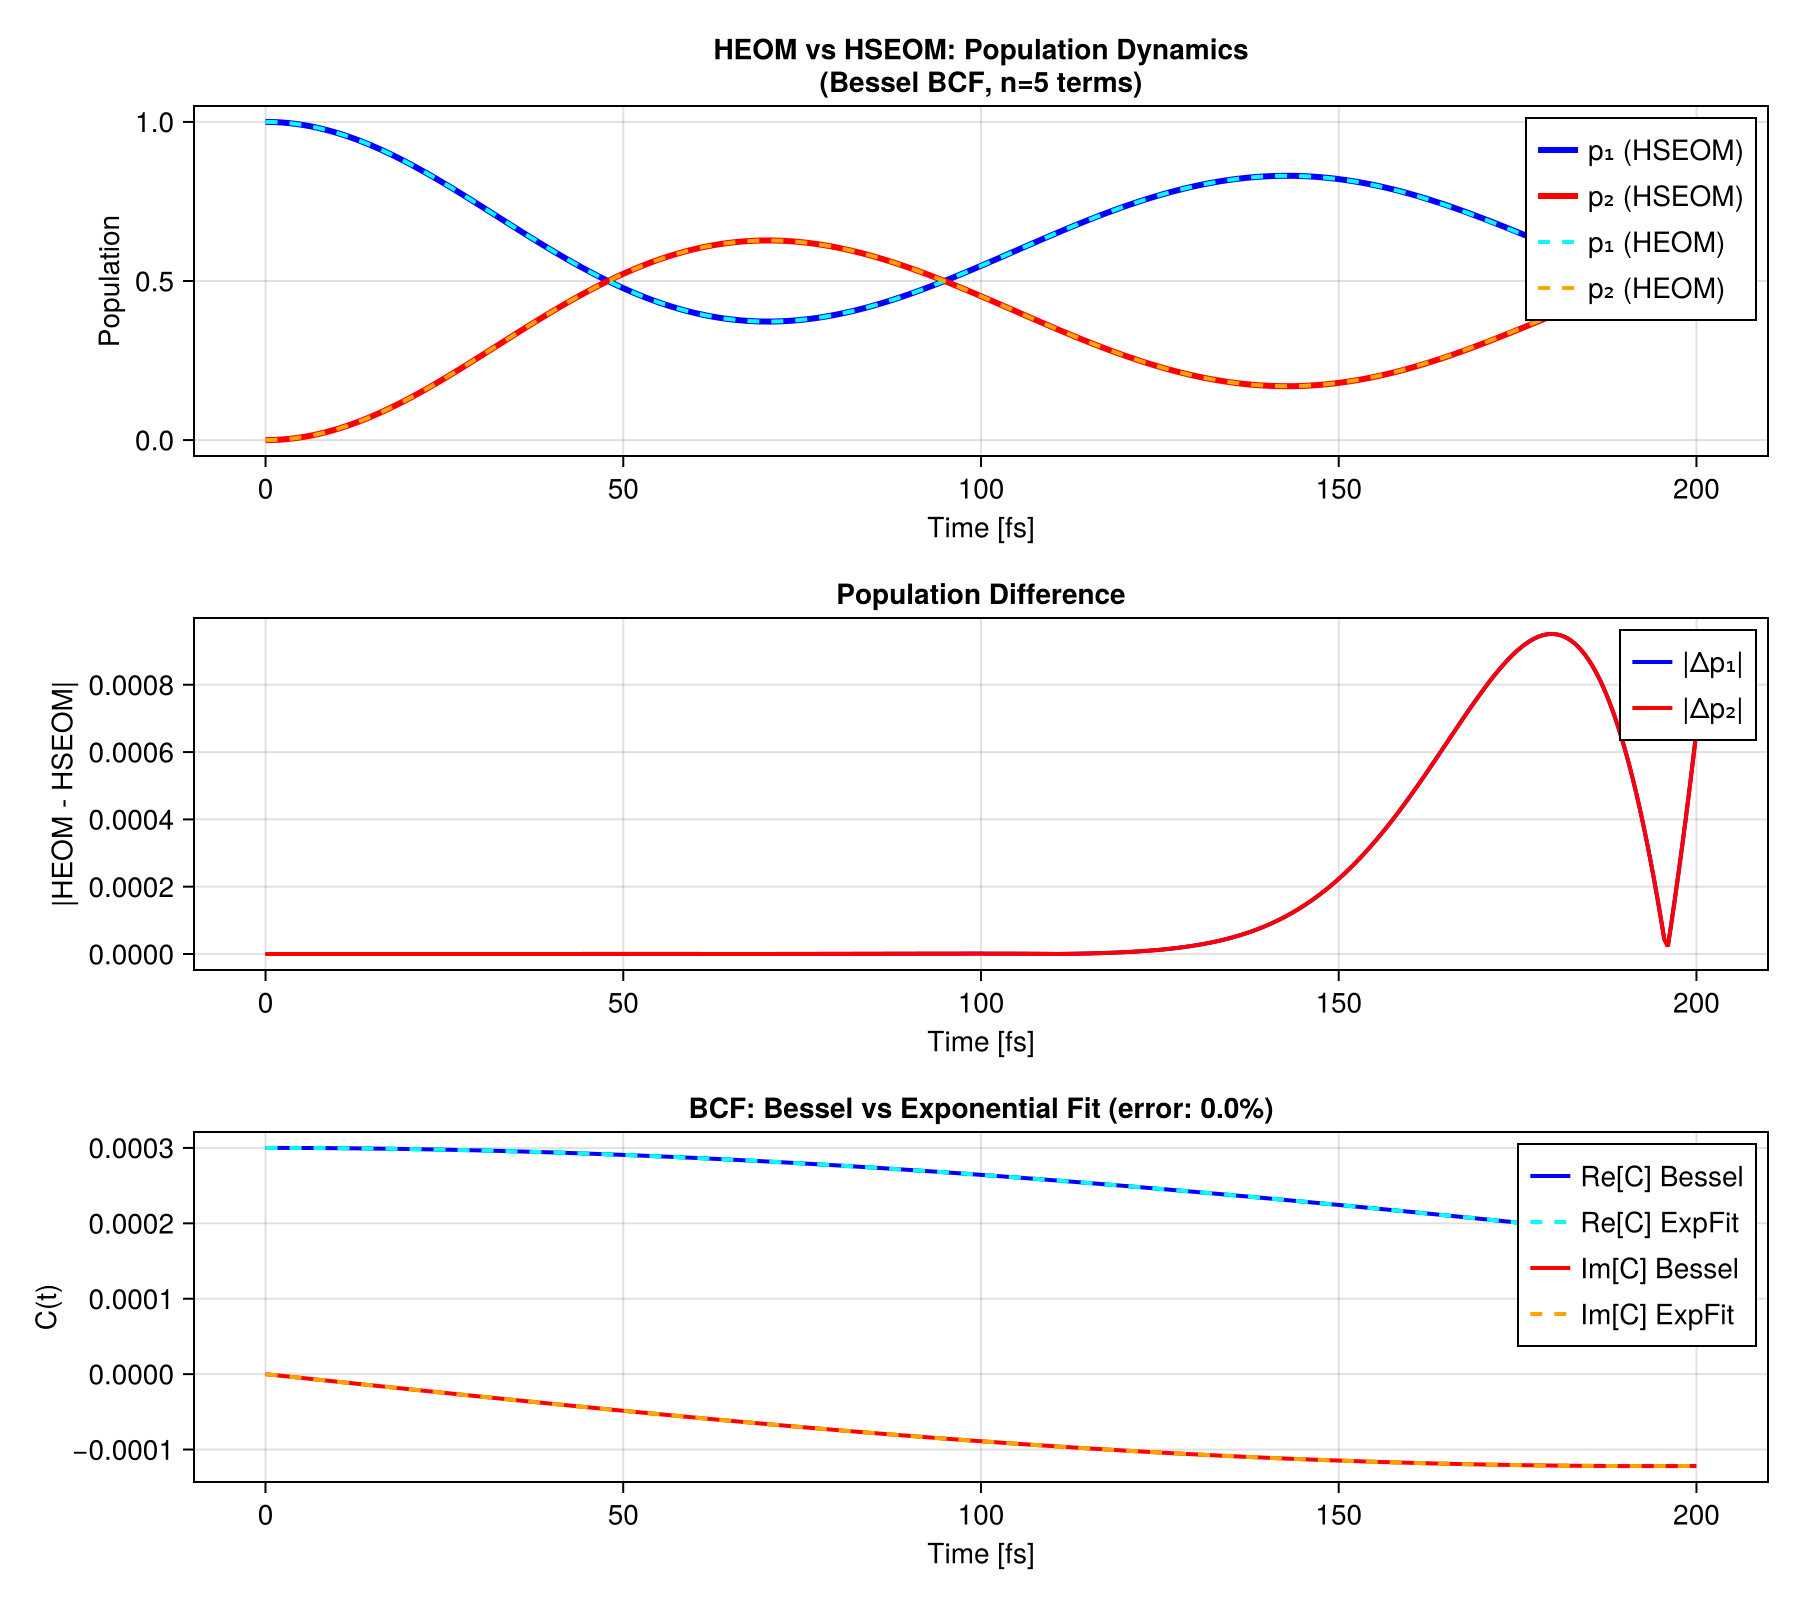

This figure's Julia source:
"""
HEOM vs HSEOM Comparison Test

Test using a manually defined Bessel sum BCF:
- HSEOM: Direct Bessel expansion C(t) = Σₖ cₖ Jₖ(Ωt)
- HEOM: Exponential fit of the same BCF

This validates HSEOM implementation by comparing with HEOM.
"""

using KaisouEOM
using KaisouEOM: icm2ifs
using SpecialFunctions: besselj
using ExpFit
using LinearAlgebra
using Statistics
using CairoMakie

println("=" ^ 60)
println("HEOM vs HSEOM Comparison Test")
println("(Bessel BCF vs Exponential Fit)")
println("=" ^ 60)

# =============================================
# Parameters
# =============================================
NL = 2           # 2-level system
Δ = 100.0        # Tunneling [cm⁻¹]

# Bessel BCF parameters
n_bessel = 5     # Number of Bessel terms
Ω = 0.01         # Bessel argument scale [1/fs]

# HEOM fit parameters
n_exp = 4        # Exponential terms for HEOM fit

println("\nParameters:")
println("  NL = $NL")
println("  Δ = $Δ cm⁻¹")
println("  n_bessel (HSEOM) = $n_bessel")
println("  Ω = $Ω [1/fs]")
println("  n_exp (HEOM fit) = $n_exp")

# =============================================
# Define Bessel BCF: C(t) = Σₖ cₖ Jₖ(Ωt)
# =============================================
println("\n" * "=" ^ 60)
println("1. Defining Bessel BCF")
println("=" ^ 60)

# Simple coefficients (make them decay with k for physical reasonableness)
c_bessel = ComplexF64[
    0.0003 + 0.0000im,    # c₀
    0.0000 - 0.0002im,   # c₁
    0.0003 + 0.0000im,   # c₂
    0.0000 - 0.00005im,  # c₃
    0.0001 + 0.0000im,  # c₄
]

# BCF function
function bcf_bessel(t)
    C = zero(ComplexF64)
    for k in 1:n_bessel
        C += c_bessel[k] * besselj(k-1, Ω * t)  # J_{k-1}(Ωt), k=1→J₀
    end
    return C
end

println("\nBessel coefficients cₖ:")
for k in 1:n_bessel
    println("  c[$k] = $(c_bessel[k])")
end

# D matrix for Bessel expansion: ∂ₜJₖ(Ωt) = Ω/2 * (Jₖ₋₁ - Jₖ₊₁)
# So D is tridiagonal with D[k,k-1] = +Ω/2, D[k,k+1] = -Ω/2
D_bessel = zeros(ComplexF64, n_bessel, n_bessel)
for k in 1:n_bessel
    if k > 1
        D_bessel[k, k-1] = Ω / 2
    end
    if k < n_bessel
        D_bessel[k, k+1] = -Ω / 2
    end
end
# Special case for k=0 (first row): ∂ₜJ₀ = -Ω*J₁
D_bessel[1, 2] = -Ω

println("\nD matrix (Bessel):")
display(D_bessel)

# φₖ(0) = Jₖ(0) = δₖ₀
phi0_bessel = zeros(ComplexF64, n_bessel)
phi0_bessel[1] = 1.0  # J₀(0) = 1

println("\nphi0 (Bessel initial values):")
println("  ", phi0_bessel)

# Test BCF at t=0
println("\nBCF at t=0: C(0) = $(bcf_bessel(0.0))")
println("  (should equal c[1] since J₀(0)=1, Jₖ(0)=0 for k>0)")

# =============================================
# HEOM: Exponential fit of Bessel BCF
# =============================================
println("\n" * "=" ^ 60)
println("2. Exponential Fit for HEOM")
println("=" ^ 60)

# Fit BCF with exponentials
t_fit_max = 300.0
nsamples = 300

# Fit real and imaginary parts separately
bcf_re(t) = real(bcf_bessel(t))
bcf_im(t) = imag(bcf_bessel(t))

fit = expfit(bcf_bessel, 0.01, t_fit_max, nsamples, n_exp)
#fit_im = expfit(bcf_im, 0.01, t_fit_max, nsamples, n_exp)

# Combine into HEOM format
γ_heom = ComplexF64[]
c_heom = ComplexF64[]

for i in 1:length(fit.coeff)
    push!(γ_heom, fit.expon[i])
    push!(c_heom, fit.coeff[i])
end
#for i in 1:length(fit_im.coeff)
#    push!(γ_heom, fit_im.expon[i])
#    push!(c_heom, fit_im.coeff[i] * 1.0im)
#end

nterms_heom = length(γ_heom)

println("\nExponential fit results:")
println("  Number of terms: $nterms_heom")
for k in 1:nterms_heom
    println("    γ[$k] = $(round(γ_heom[k], sigdigits=4)), c[$k] = $(round(c_heom[k], sigdigits=4))")
end

# Check fit quality
function bcf_exp(t)
    C = zero(ComplexF64)
    for k in 1:nterms_heom
        C += c_heom[k] * exp(-γ_heom[k] * t)
    end
    return C
end

t_test = range(0.01, 200.0, length=100)
C_bessel = [bcf_bessel(t) for t in t_test]
C_exp = [bcf_exp(t) for t in t_test]
fit_error = norm(C_exp .- C_bessel) / norm(C_bessel)

println("\nBCF fit error: $(round(fit_error * 100, digits=3))%")

# =============================================
# System Setup
# =============================================
println("\n" * "=" ^ 60)
println("3. Building Systems")
println("=" ^ 60)

H = ComplexF64[0 Δ; Δ 0] * icm2ifs  # [1/fs]
V = ComplexF64[1 0; 0 -1]           # σz coupling

ndepth = 10

# ----- HSEOM Setup -----
println("\nHSEOM Setup:")
expon_hseom = zeros(ComplexF64, n_bessel)  # Placeholder (D matrix used instead)
bath_hseom = Bath(expon_hseom, c_bessel, V; add_conjugate=false)
noise_hseom = Noise(bath_hseom)

hseom_system = HSEOMSystem(H, noise_hseom, D_bessel, ndepth; phi0=phi0_bessel, hierarchy=:depth)
println("  HSEOM ADWs: $(hseom_system.nadw)")
println("  HSEOM nterms: $(hseom_system.nterms)")

# Initial state: |1⟩
Pb0 = initial_adw(hseom_system, 1)
Pk0 = initial_adw(hseom_system, 1)

# ----- HEOM Setup -----
println("\nHEOM Setup:")
bath_heom = Bath(γ_heom, c_heom, V; add_conjugate=true)
noise_heom = Noise(bath_heom)

heom_system = HEOMSystem(H, noise_heom, ndepth; hierarchy=:depth)
println("  HEOM ADOs: $(heom_system.nado)")
println("  HEOM nterms: $(noise_heom.nterms)")

# Initial density matrix: |1⟩⟨1|
ρ0 = zeros(ComplexF64, NL, NL)
ρ0[1, 1] = 1.0
ρ0_heom = initial_ado(heom_system, ρ0)

# =============================================
# Time Evolution
# =============================================
println("\n" * "=" ^ 60)
println("4. Running Time Evolution")
println("=" ^ 60)

t_end = 200.0  # fs
dt = 0.5       # fs

println("\n  Time range: [0, $t_end] fs")
println("  Time step: $dt fs")

# HSEOM evolution
println("\nRunning HSEOM...")
@time times_hseom, pop_hseom = evolve(hseom_system, Pb0, Pk0, (0.0, t_end), dt)

# HEOM evolution
println("\nRunning HEOM...")
@time times_heom, pop_heom = evolve(heom_system, ρ0_heom, (0.0, t_end), dt)

# =============================================
# Comparison
# =============================================
println("\n" * "=" ^ 60)
println("5. Results Comparison")
println("=" ^ 60)

println("\nHSEOM Results (Bessel expansion):")
println("  Initial: p₁=$(round(pop_hseom[1,1], digits=4)), p₂=$(round(pop_hseom[2,1], digits=4))")
println("  Final:   p₁=$(round(pop_hseom[1,end], digits=4)), p₂=$(round(pop_hseom[2,end], digits=4))")
println("  Total:   $(round(pop_hseom[1,end] + pop_hseom[2,end], digits=6))")

println("\nHEOM Results (Exponential fit):")
println("  Initial: p₁=$(round(pop_heom[1,1], digits=4)), p₂=$(round(pop_heom[2,1], digits=4))")
println("  Final:   p₁=$(round(pop_heom[1,end], digits=4)), p₂=$(round(pop_heom[2,end], digits=4))")
println("  Total:   $(round(pop_heom[1,end] + pop_heom[2,end], digits=6))")

# Compute difference
diff_p1 = abs.(pop_heom[1, :] .- pop_hseom[1, :])
diff_p2 = abs.(pop_heom[2, :] .- pop_hseom[2, :])
max_diff = max(maximum(diff_p1), maximum(diff_p2))
mean_diff = (mean(diff_p1) + mean(diff_p2)) / 2

println("\nDifference (HEOM - HSEOM):")
println("  Max |Δp|:  $(round(max_diff, digits=4))")
println("  Mean |Δp|: $(round(mean_diff, digits=4))")
println("  BCF fit error: $(round(fit_error * 100, digits=3))%")

if max_diff < 0.05
    println("\n✓ HEOM and HSEOM results are consistent!")
else
    println("\n✗ Results differ - difference may be due to BCF fit error")
end

# =============================================
# Plots
# =============================================
println("\n" * "=" ^ 60)
println("6. Generating plots")
println("=" ^ 60)

fig = Figure(size=(900, 800))

# Population comparison
ax1 = Axis(fig[1, 1],
    xlabel = "Time [fs]",
    ylabel = "Population",
    title = "HEOM vs HSEOM: Population Dynamics\n(Bessel BCF, n=$n_bessel terms)"
)

lines!(ax1, times_hseom, pop_hseom[1, :], linewidth=3, label="p₁ (HSEOM)", color=:blue)
lines!(ax1, times_hseom, pop_hseom[2, :], linewidth=3, label="p₂ (HSEOM)", color=:red)
lines!(ax1, times_heom, pop_heom[1, :], linewidth=2, linestyle=:dash, 
       label="p₁ (HEOM)", color=:cyan)
lines!(ax1, times_heom, pop_heom[2, :], linewidth=2, linestyle=:dash, 
       label="p₂ (HEOM)", color=:orange)
axislegend(ax1, position=:rt)

# Difference plot
ax2 = Axis(fig[2, 1],
    xlabel = "Time [fs]",
    ylabel = "|HEOM - HSEOM|",
    title = "Population Difference"
)

lines!(ax2, times_heom, diff_p1, linewidth=2, label="|Δp₁|", color=:blue)
lines!(ax2, times_heom, diff_p2, linewidth=2, label="|Δp₂|", color=:red)
axislegend(ax2, position=:rt)

# BCF comparison
ax3 = Axis(fig[3, 1],
    xlabel = "Time [fs]",
    ylabel = "C(t)",
    title = "BCF: Bessel vs Exponential Fit (error: $(round(fit_error*100,digits=2))%)"
)

lines!(ax3, collect(t_test), real.(C_bessel), linewidth=2, label="Re[C] Bessel", color=:blue)
lines!(ax3, collect(t_test), real.(C_exp), linewidth=2, linestyle=:dash, 
       label="Re[C] ExpFit", color=:cyan)
lines!(ax3, collect(t_test), imag.(C_bessel), linewidth=2, label="Im[C] Bessel", color=:red)
lines!(ax3, collect(t_test), imag.(C_exp), linewidth=2, linestyle=:dash, 
       label="Im[C] ExpFit", color=:orange)
axislegend(ax3, position=:rt)

outdir = @__DIR__
save(joinpath(outdir, "compare_heom_hseom.png"), fig)
println("  Saved: compare_heom_hseom.png")

println("\n" * "=" ^ 60)
println("Comparison Test Completed!")
println("=" ^ 60)
